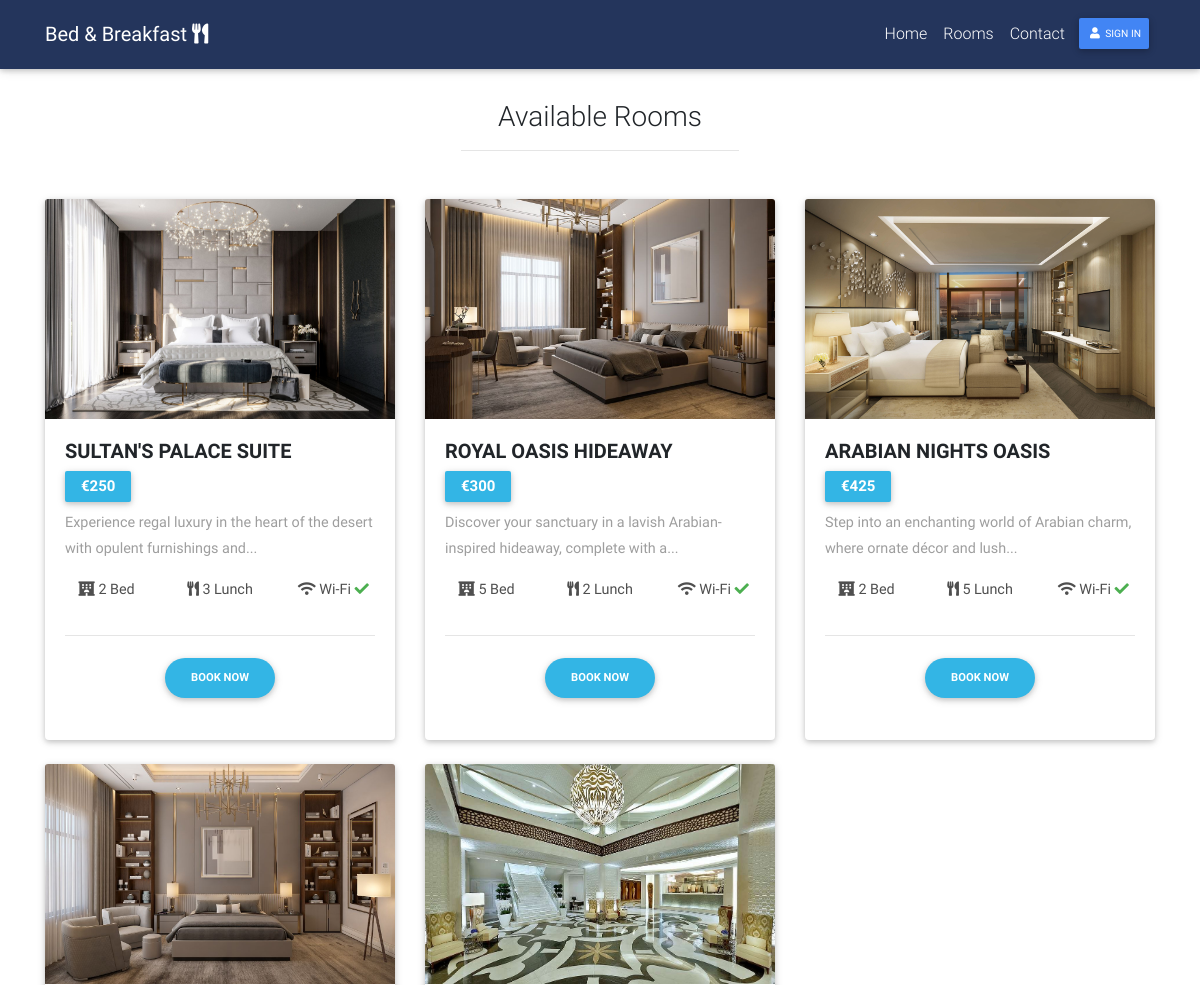
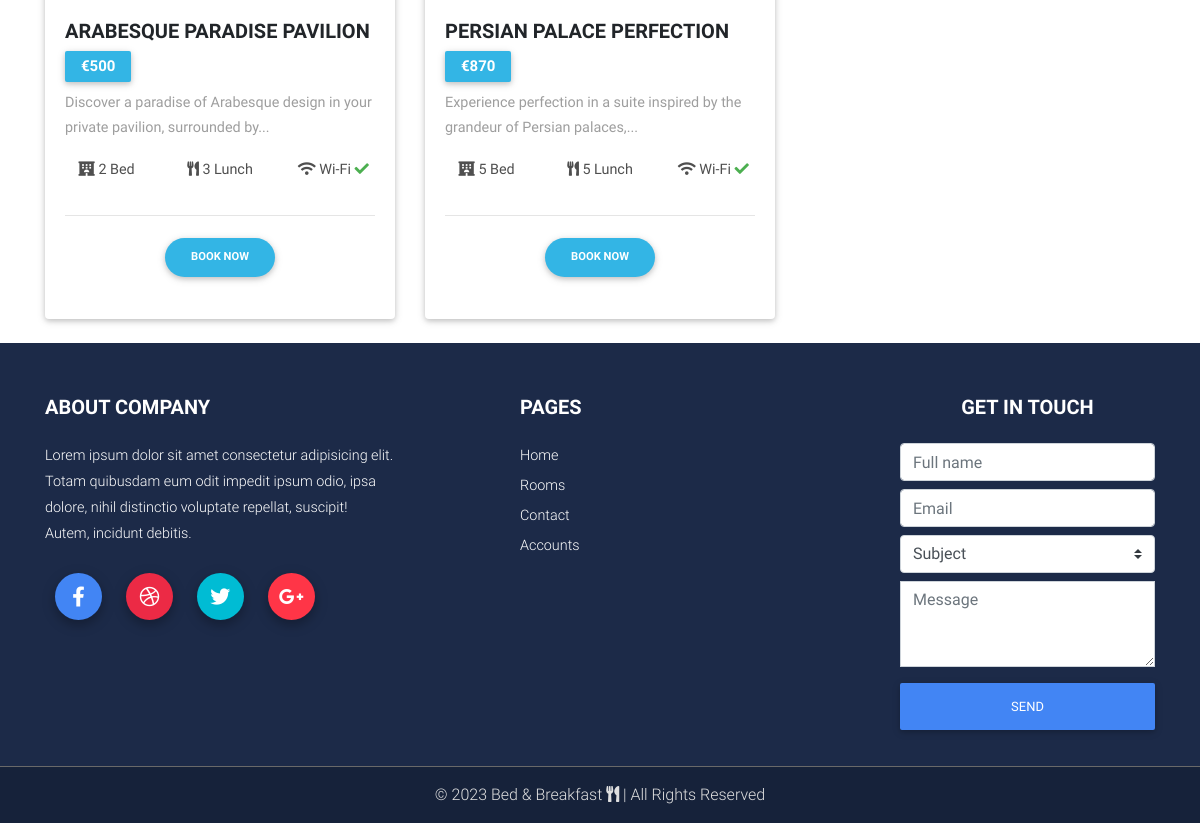
Screenshot of /rooms with the database file from the repository (2 pictures, top to bottom).
### src/models.py (models this page shows)
class Rooms(db.Model):
    id = db.Column(db.Integer, primary_key=True)
    title = db.Column(db.String(225))
    description = db.Column(db.Text)
    thumb = db.Column(db.Text)
    price = db.Column(db.Integer)
    bed = db.Column(db.Integer)
    lunch = db.Column(db.Integer)
    wifi = db.Column(db.Integer)

### src/views.py (the view)
@views.route("/rooms")
def rooms():
	rooms = Rooms.query.all()
	default_avatar()
	check_booking_expire()
	return render_template("rooms.html", user=current_user, room=rooms)

### src/views.py (called while the page is built)
def default_avatar():
	if not os.path.exists("src/static/img/user_avatars/default_user_img.png"):
		shutil.copy("src/static/img/default_user_img.png", "src/static/img/user_avatars/default_user_img.png")

def check_booking_expire():
    today_date = datetime.datetime.today().date()
    room_expired = Booking.query.filter_by(expire_date=today_date).first()
    if room_expired:
    	db.session.delete(room_expired)
    	db.session.commit()

### src/templates/rooms.html (shortened to what this page needs)
{% extends "base.html" %}
{% block content %}
<div class="container" style="margin-top: 100px;">
<h3 class="text-center">Available Rooms</h3>
<hr class="mx-auto w-25 mb-5">
<div class="row">
{% for data in room %}
<div class="col-md-6 col-lg-4">
   <div class="card card-personal mb-4">
      <div class="view overlay">
         <img class="card-img-top" src="{{ url_for('static', filename='img/admin_rooms/') }}{{ data.thumb }}">
      </div>
      <div class="card-body">
            <h5 class="font-weight-bold text-uppercase">
               <strong>{{ data.title }}</strong>
            </h5>
         <span class="badge badge-info px-3 py-2" style="font-size: 15px;">&euro;{{ data.price }}</span>
         <p class="grey-text mt-2">{{ data.description|truncate(85) }}</p>
         <div class="row">
            <div class="col-lg-4 col-md-12 text-center">
               <p class="dark-grey-text">
                  <i class="fas fa-hotel dark-grey-text" aria-hidden="true"></i> {{ data.bed }} Bed
               </p>
            </div>
            <div class="col-lg-4 col-md-12 text-center">
               <p class="dark-grey-text">
                  <i class="fas fa-utensils dark-grey-text" aria-hidden="true"></i> {{ data.lunch }} Lunch
               </p>
            </div>
            <div class="col-lg-4 col-md-12 text-center">
               <p class="dark-grey-text">
                  {% if data.wifi == 1 %}
                  <i class="fas fa-wifi dark-grey-text"></i> Wi-Fi <i class="fas fa-check green-text"></i>
                  {% else %}
                  <i class="fas fa-wifi dark-grey-text"></i> Wi-Fi <i class="fas fa-times red-text"></i>
                  {% endif %}
               </p>
            </div>
         </div>
         <hr>
         <div class="col-12 text-center">
            <form action="{{ url_for('views.room_book') }}" method="GET">
               <button type="submit" class="btn btn-info btn-md font-weight-bold btn-rounded waves-effect waves-light">
                  <strong>Book Now</strong>
               </button>
            </form>
         </div>
      </div>
   </div>
</div>
{% endfor %}
</div>
</div>
{% endblock content %}

### src/templates/base.html (shortened to what this page needs)
<!DOCTYPE html>
<html lang="en">
<head>
<link rel="stylesheet" href="https://use.fontawesome.com/releases/v5.8.1/css/all.css">
<link href="{{ url_for('static', filename='css/bootstrap.min.css') }}" rel="stylesheet">
<link href="{{ url_for('static', filename='css/materialUI.css') }}" rel="stylesheet">
<link href="{{ url_for('static', filename='css/tiny-slider.css') }}" rel="stylesheet">
<link href="{{ url_for('static', filename='css/style.css') }}" rel="stylesheet">
</head>
<body class="intro-page transport-lp">
{% block content %}
{% endblock content %}
<footer class="page-footer mdb-color darken-3 text-center text-md-left pt-5">
    <div class="container mb-3">
      <div class="row">
        <div class="col-md-4 mt-1 mb-1 wow fadeIn" data-wow-delay="0.3s">
          <h5 class="title mb-4 font-weight-bold">ABOUT COMPANY</h5>
          <p>Lorem ipsum dolor sit amet consectetur adipisicing elit. Totam quibusdam eum odit impedit ipsum odio, ipsa dolore, nihil distinctio voluptate repellat, suscipit! Autem, incidunt debitis.</p>
          <div class="footer-socials mt-2">
            <a type="button" class="btn-floating  btn-primary"><i class="fab fa-facebook-f"></i></a>
            <a type="button" class="btn-floating  btn-danger-2"><i class="fab fa-dribbble"></i></a>
            <a type="button" class="btn-floating  btn-cyan"><i class="fab fa-twitter"></i></a>
            <a type="button" class="btn-floating  btn-danger"><i class="fab fa-google-plus-g"></i></a>
          </div>
        </div>
        <div class="col-lg-3 ml-lg-auto col-md-4 mt-1 mb-1 wow fadeIn" data-wow-delay="0.3s">
          <h5 class="text-uppercase mb-4 font-weight-bold">Pages</h5>
          <p class="mb-1"><a href="{{ url_for('views.home') }}">Home</a></p>
          <p class="mb-1"><a href="{{ url_for('views.rooms') }}">Rooms</a></p>
          <p class="mb-1"><a href="{{ url_for('views.contact') }}">Contact</a></p>
          <p class="mb-1"><a href="{{ url_for('views.user_dashboard') }}">Accounts</a></p>
        </div>
        <div class="col-lg-3 ml-lg-auto col-md-4 mt-1 mb-1 wow fadeIn" data-wow-delay="0.3s">
          <h5 class="text-uppercase mb-4 font-weight-bold text-center" id="footer_form_title">Get in Touch</h5>
          <form id="footer_form">
            <input type="text" id="full_name" name="full_name" class="form-control mb-2" id="email" name="email" placeholder="Full name" required>
            <input type="email" id="email" name="email" class="form-control mb-2" placeholder="Email" required>
                <select name="subject" id="subject" class="browser-default custom-select mb-2" required>
                    <option disabled selected>Subject</option>
                </select>
              <div class="form-group">
                    <textarea class="form-control rounded-0" id="message" name="message" rows="3" placeholder="Message" required></textarea>
              </div>
              <button type="submit" id="footer_form_btn" class="btn btn-primary btn-block">Send</button>
          </form>
        </div>
      </div>
    </div>
<hr style="background: #757575; margin: 0;">
    <div class="footer-copyright py-3 text-center">
      <div class="container-fluid text-light">&copy; <span id="current_year"></span> Bed & Breakfast <i class="fas fa-utensils"></i> | All Rights Reserved</div>
    </div>
</footer>
</body>
</html>

### src/templates/navbar.html (shortened to what this page needs)
<nav class="navbar fixed-top navbar-expand-lg navbar-dark scrolling-navbar">
      <div class="container">
        <a class="navbar-brand" href="{{ url_for('views.home') }}"><strong>Bed &amp; Breakfast <i class="fas fa-utensils"></i></strong></a>
        <div class="collapse navbar-collapse" id="navbarMenu">
          <ul class="navbar-nav ml-auto smooth-scroll">
{% if user.is_authenticated %}
            <li class="nav-item">
              <a class="nav-link" href="{{ url_for('views.home') }}">Home</a>
            </li>
            <li class="nav-item">
              <a class="nav-link" href="{{ url_for('views.rooms') }}">Rooms</a>
            </li>
            <li class="nav-item">
              <a class="nav-link" href="{{ url_for('views.contact') }}">Contact</a>
            </li>
{% if user.role == 0 %}
            <li class="nav-item avatar">
              <a class="nav-link p-0 ml-5" href="{{ url_for('views.user_dashboard') }}" title="Profile">
                <span class="yellow-text">Hi, </span>{{ user.fname }}
                <img src="{{ url_for('static', filename='img/user_avatars/') }}{{ user.avatar }}" class="rounded-circle z-depth-0" style="width: 40px; height: 40px;">
              </a>
            </li>
{% else %}
            <li class="nav-item avatar">
              <a class="nav-link p-0 ml-5" href="{{ url_for('views.admin_dashboard') }}" title="Profile">
                <span class="yellow-text">Hi, </span>{{ user.fname }}
                <img src="{{ url_for('static', filename='img/user_avatars/') }}{{ user.avatar }}" class="rounded-circle z-depth-0" style="width: 40px; height: 40px;">
              </a>
            </li>
{% endif %}
            <li class="nav-item ml-3 mt-2">
              <a class="text-white" title="Logout" data-toggle="modal" data-target="#user_logout">
                <i class="fas fa-sign-out-alt fa-lg"></i>
              </a>
            </li>
{% else %}
            <li class="nav-item">
              <a class="nav-link" href="{{ url_for('views.home') }}">Home</a>
            </li>
            <li class="nav-item">
              <a class="nav-link" href="{{ url_for('views.rooms') }}">Rooms</a>
            </li>
            <li class="nav-item">
              <a class="nav-link" href="{{ url_for('views.contact') }}">Contact</a>
            </li>
            <li class="nav-item">
              <a class="nav-link btn btn-primary btn-sm" href="{{ url_for('auth.login') }}"><i class="fas fa-user"></i> Sign in</a>
            </li>
{% endif %}
          </ul>
        </div>
      </div>
</nav>

### src/static/css/style.css (style rules this page uses)
html, body, header, .jarallax { height: 100%; }
img.card-img-top { height: 220px; }

### rows the page displays
Rooms: thumb (picture), title "SULTAN'S PALACE SUITE", price "250", description "Experience regal luxury in the heart of the desert with opulent furnishings and...", bed "2", lunch "3", wifi 1 (drawn)
Rooms: thumb (picture), title "ROYAL OASIS HIDEAWAY", price "300", description "Discover your sanctuary in a lavish Arabian-inspired hideaway, complete with a...", bed "5", lunch "2", wifi 1 (drawn)
Rooms: thumb (picture), title "ARABIAN NIGHTS OASIS", price "425", description "Step into an enchanting world of Arabian charm, where ornate décor and lush...", bed "2", lunch "5", wifi 1 (drawn)
Rooms: thumb (picture), title "ARABESQUE PARADISE PAVILION", price "500", description "Discover a paradise of Arabesque design in your private pavilion, surrounded by...", bed "2", lunch "3", wifi 1 (drawn)
Rooms: thumb (picture), title "PERSIAN PALACE PERFECTION", price "870", description "Experience perfection in a suite inspired by the grandeur of Persian palaces,...", bed "5", lunch "5", wifi 1 (drawn)
